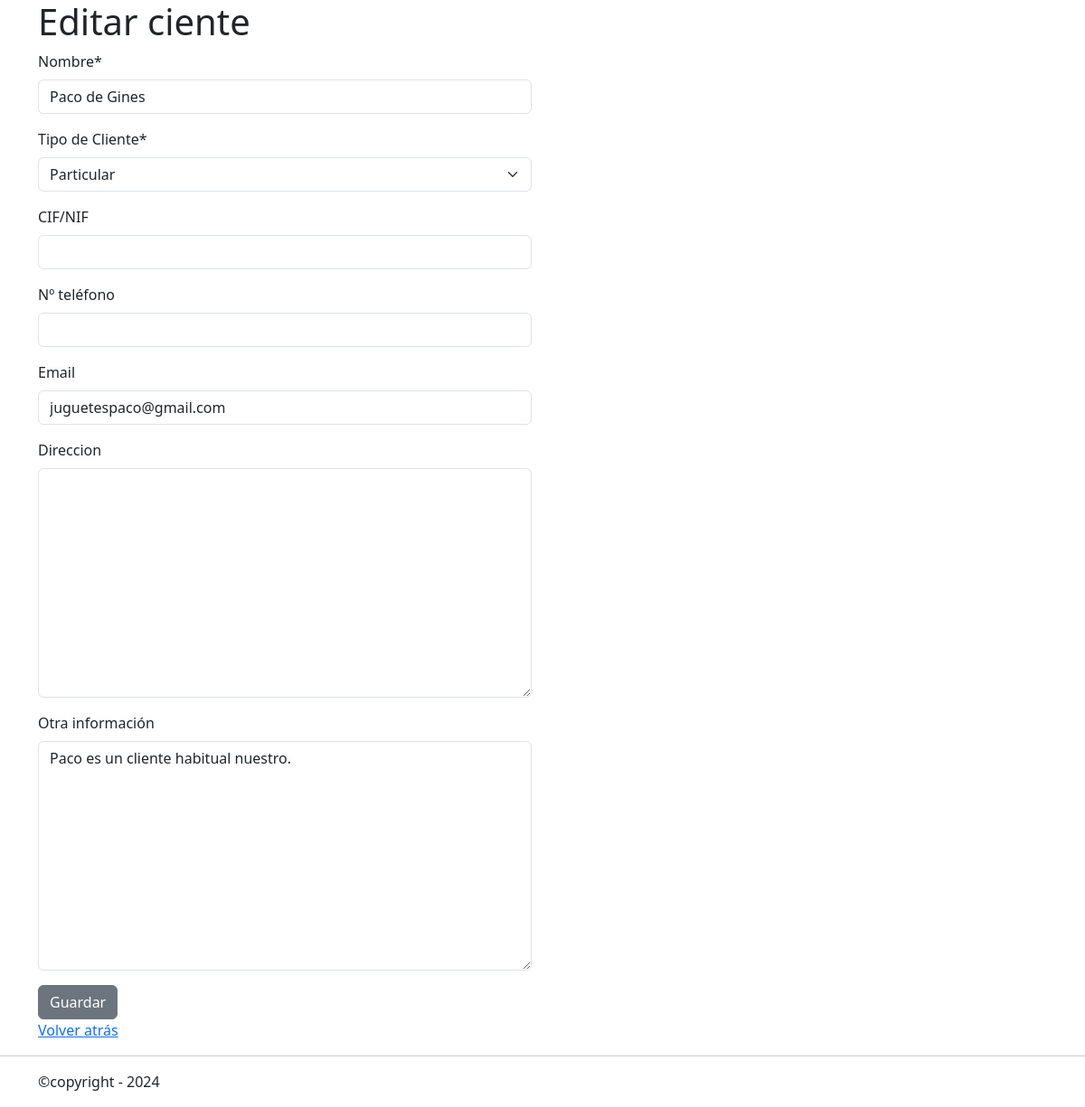
Before: /clients/update/1 with the older database file.
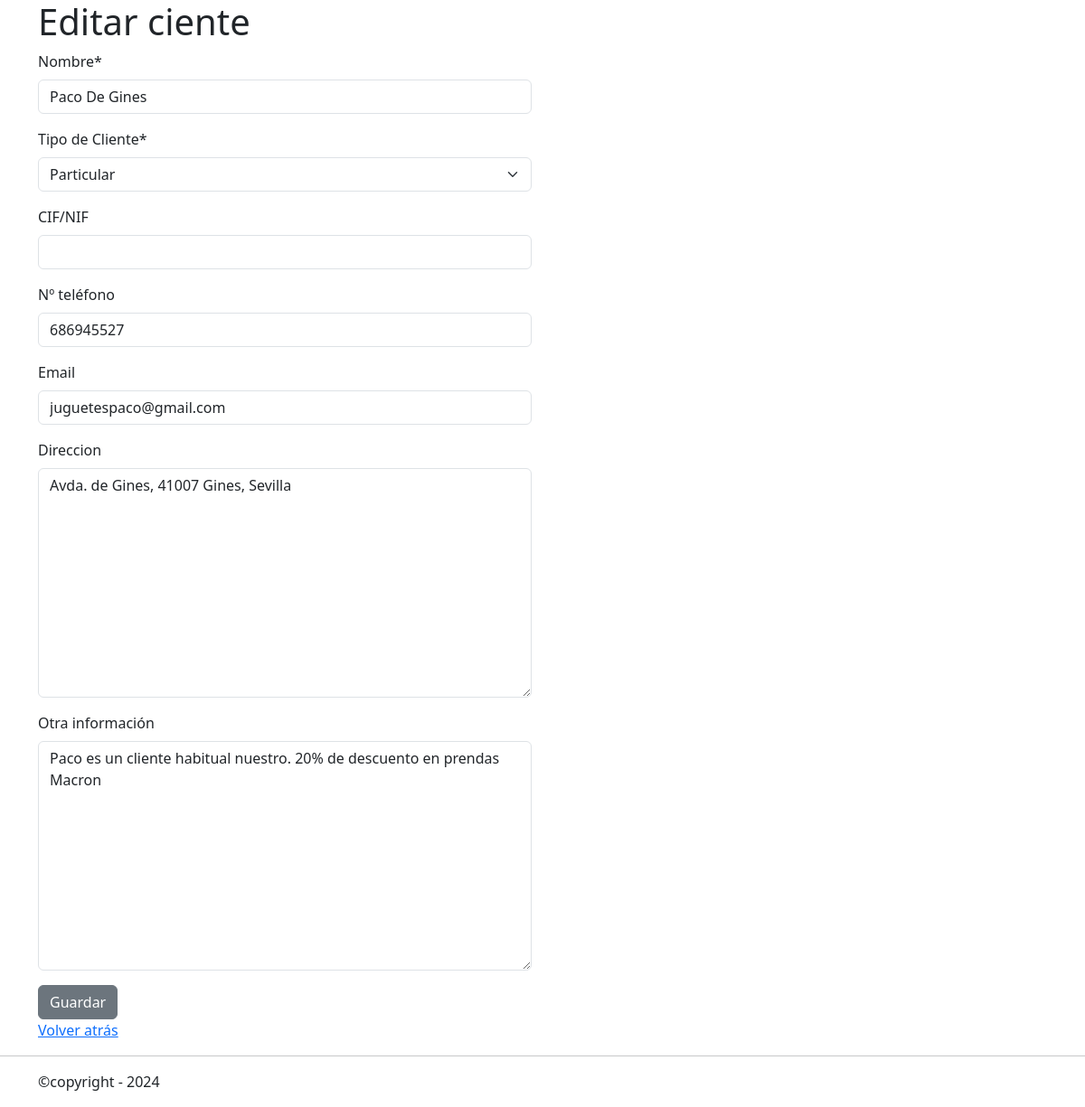
After: the same page with the newer database file.
### clients/models.py (models this page shows, shortened)
class Client(models.Model):
    TIPOS_CLIENTE = [
        ("club deportivo", "Club deportivo"),
        ("colegio", "Colegio"),
        ("ayuntamiento", "Ayuntamiento"),
        ("universidad", "Universidad"),
        ("empresa", "Empresa"),
        ("particular", "Particular"),
    ]
    name = models.CharField(
        verbose_name='Nombre',
        max_length=255,
    )
    tipo = models.CharField(
        verbose_name='Tipo de Cliente',
        choices=TIPOS_CLIENTE
    )
    cif_nif = models.CharField(
        verbose_name='CIF/NIF',
        max_length=20,
        blank=True,
        null=True,
    )
    t_number = models.CharField(
        verbose_name='Nº teléfono',
        max_length=30,
        null=True,
        blank=True
    )
    email= models.EmailField(
        blank=True,
    )
    direccion=models.TextField(
        verbose_name='Direccion',
        max_length=100,
        blank=True,
        null=True,
    )
    other=models.TextField(
        verbose_name='Otra información',
        blank=True,
        null=True,
    )
    created_at=models.DateTimeField(
        verbose_name='Fecha de Creación',
        default=timezone.now,
        )

### clients/views/clients_view.py (the view, shortened to what this page needs)
# urls.py: path('update/<pk>', ClientUpdateView.as_view(), name='clients_update'),
class ClientUpdateView(UpdateView):
    model = Client
    template_name = 'general/client_update.html'
    context_object_name = 'update'
    fields = [
        'name',
        'tipo',
        'cif_nif',
        't_number',
        'email',
        'direccion',
        'other',
    ]

### mini_erp/templates/general/client_update.html (shortened to what this page needs)
{% extends "general/layout.html" %}
{% load crispy_forms_tags %}
{% block contenido %}
   <div class="container">
        <h1>Editar ciente</h1>
            <form action="" method="post" enctype="multipart/form-data">
                <div class="row">
                    <div class="col-12 col-sm-6">
                        {{ form.name|as_crispy_field }}
                        {{ form.tipo|as_crispy_field }}
                        {{ form.cif_nif|as_crispy_field }}
                        {{ form.t_number|as_crispy_field }}
                        {{ form.email|as_crispy_field }}
                        {{ form.direccion|as_crispy_field }}
                        {{ form.other|as_crispy_field }}
                    </div>
                </div>
                <button class="btn btn-secondary">Guardar</button>
            </form>
        <p><a href="{% url 'clients:clients_detail' update.pk %}">Volver atrás</a></p>
    </div>
{% endblock %}

Changed rows visible on the page:
changed Client "Particular": name "Paco de Gines" → "Paco De Gines"; t_number (not shown) → "686945527"; direccion (not shown) → "Avda. de Gines, 41007 Gines, Sevilla"; other "Paco es un cliente habitual nuestro." → "Paco es un cliente habitual nuestro. 20% de descuento en prendas Macron"
